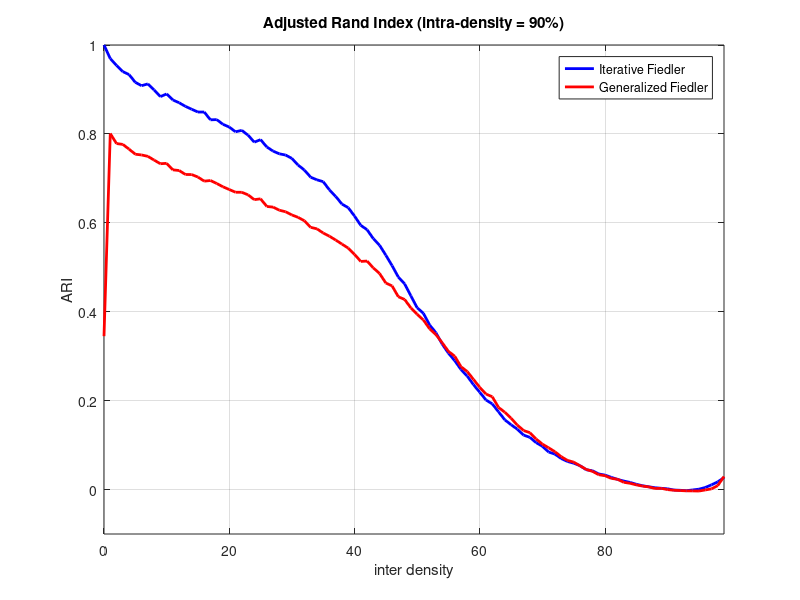
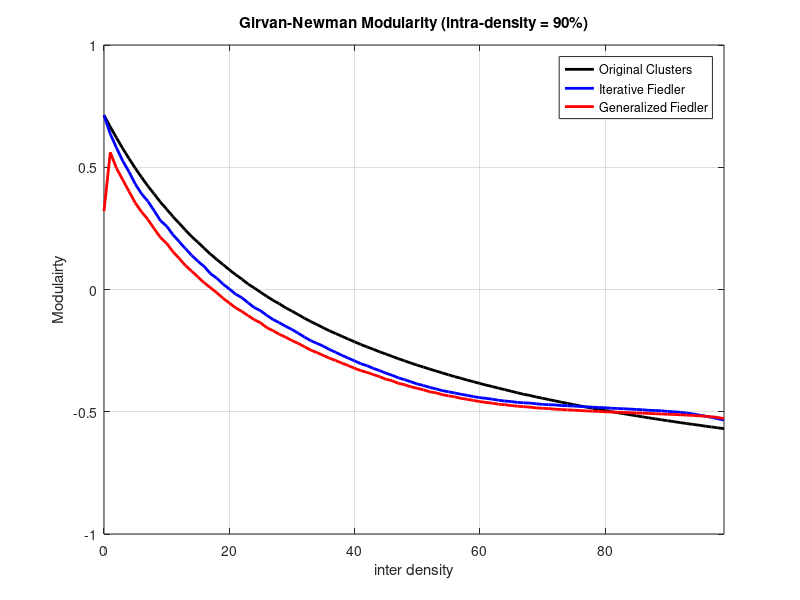

These charts were generated, in order, by the following MATLAB code: (Note: this script raises an error after producing the figures.)
clear; clc

load('compare_hierarchical_fiedler_generalized_fiedler_1000iter_100stp.mat')

figure()
    plot(0:99,meanARI(1,:), 'b', 'LineWidth',2)
    hold on
    plot(0:99,meanARI(2,:), 'r', 'LineWidth',2)
    hold off
    grid on
    title('Adjusted Rand Index (intra-density = 90%)')
    legend({'Iterative Fiedler','Generalized Fiedler'})
    xlabel('inter density')
    ylabel('ARI')
    xlim([0,99])
    ylim([-.1,1])
    
figure()
    plot(0:99,meanGNM(3,:),'k', 'LineWidth',2)
    hold on
    plot(0:99,meanGNM(1,:),'b', 'LineWidth',2)
    plot(0:99,meanGNM(2,:),'r', 'LineWidth',2)
    hold off
    grid on
    title('Girvan-Newman Modularity (intra-density = 90%)')
    legend({'Original Clusters','Iterative Fiedler','Generalized Fiedler'})
    xlabel('inter density')
    ylabel('Modulairty')
    xlim([0,99])
    ylim([-1,1])

figure()
count = 0;
for t = 11:10:100;
    a = (t-1)/100;
    b = .9;
    N = [20,15,25,18];
    P = [b,a,a,a; 
        a,b,a,a; 
        a,a,b,a;
        a,a,a,b];
    A = random_multi_bottleneck_graph(N,P); 
    count = count+1;
    subplot(3,3,count)
        %imagesc(A)
        imagesc_clusters(A,N)
        %'Sample graph with intra-density = ' num2str(100*b) '%, '
        title(['inter density = ' num2str(100*a) '%'])
%         colorbar
%         colormap('jet')
%         caxis([-1,1])
        axis square
end